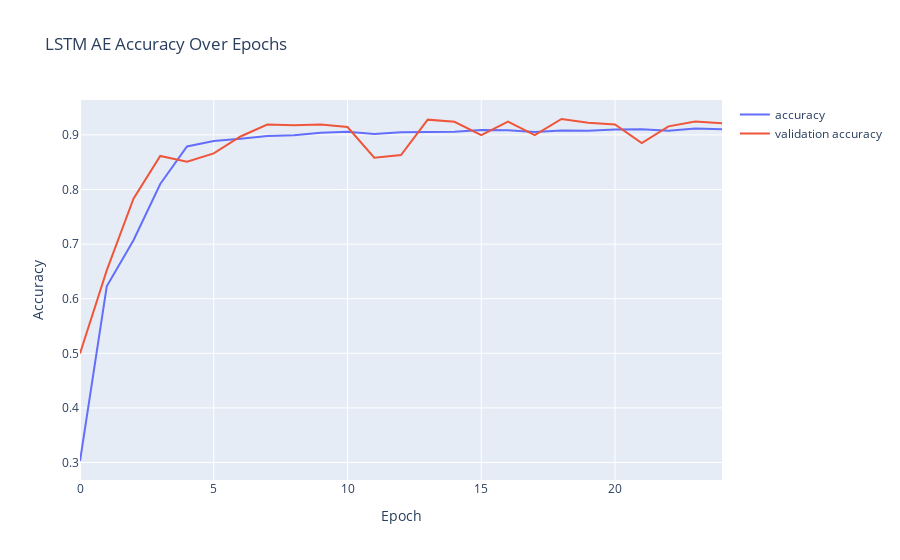

The notebook cell this image was saved under:
### Code cell
fig = go.Figure()
fig.add_trace(go.Scatter(x=[x for x in range(len(history['accuracy']))], y=history['accuracy'], mode='lines', name='accuracy'))
fig.add_trace(go.Scatter(x=[x for x in range(len(history['val_accuracy']))], y=history['val_accuracy'], mode='lines', name='validation accuracy'))
fig.update_layout(title="LSTM AE Accuracy Over Epochs", yaxis=dict(title="Accuracy"), xaxis=dict(title="Epoch"))
fig.show()

### Figure 1 — Plotly figure (JSON) as saved in the notebook; plotly's stock layout.template omitted (floating-point values rounded to 4 significant figures)
{"data": [{"mode": "lines", "name": "accuracy", "type": "scatter", "x": [0, 1, 2, 3, 4, 5, 6, 7, 8, 9, 10, 11, 12, 13, 14, 15, 16, 17, 18, 19, 20, 21, 22, 23, 24], "y": [0.3027, 0.6228, 0.7072, 0.8102, 0.8789, 0.889, 0.8932, 0.898, 0.8994, 0.904, 0.9058, 0.9015, 0.9051, 0.9053, 0.9056, 0.9089, 0.9084, 0.9052, 0.9081, 0.9076, 0.9099, 0.9105, 0.9074, 0.9116, 0.9102]}, {"mode": "lines", "name": "validation accuracy", "type": "scatter", "x": [0, 1, 2, 3, 4, 5, 6, 7, 8, 9, 10, 11, 12, 13, 14, 15, 16, 17, 18, 19, 20, 21, 22, 23, 24], "y": [0.4996, 0.6518, 0.7833, 0.8614, 0.8511, 0.8662, 0.8971, 0.919, 0.9177, 0.919, 0.9144, 0.8582, 0.8631, 0.928, 0.924, 0.8994, 0.9244, 0.8998, 0.9292, 0.9225, 0.919, 0.8852, 0.9157, 0.9246, 0.9215]}], "layout": {"title": {"text": "LSTM AE Accuracy Over Epochs"}, "xaxis": {"title": {"text": "Epoch"}}, "yaxis": {"title": {"text": "Accuracy"}}}}
